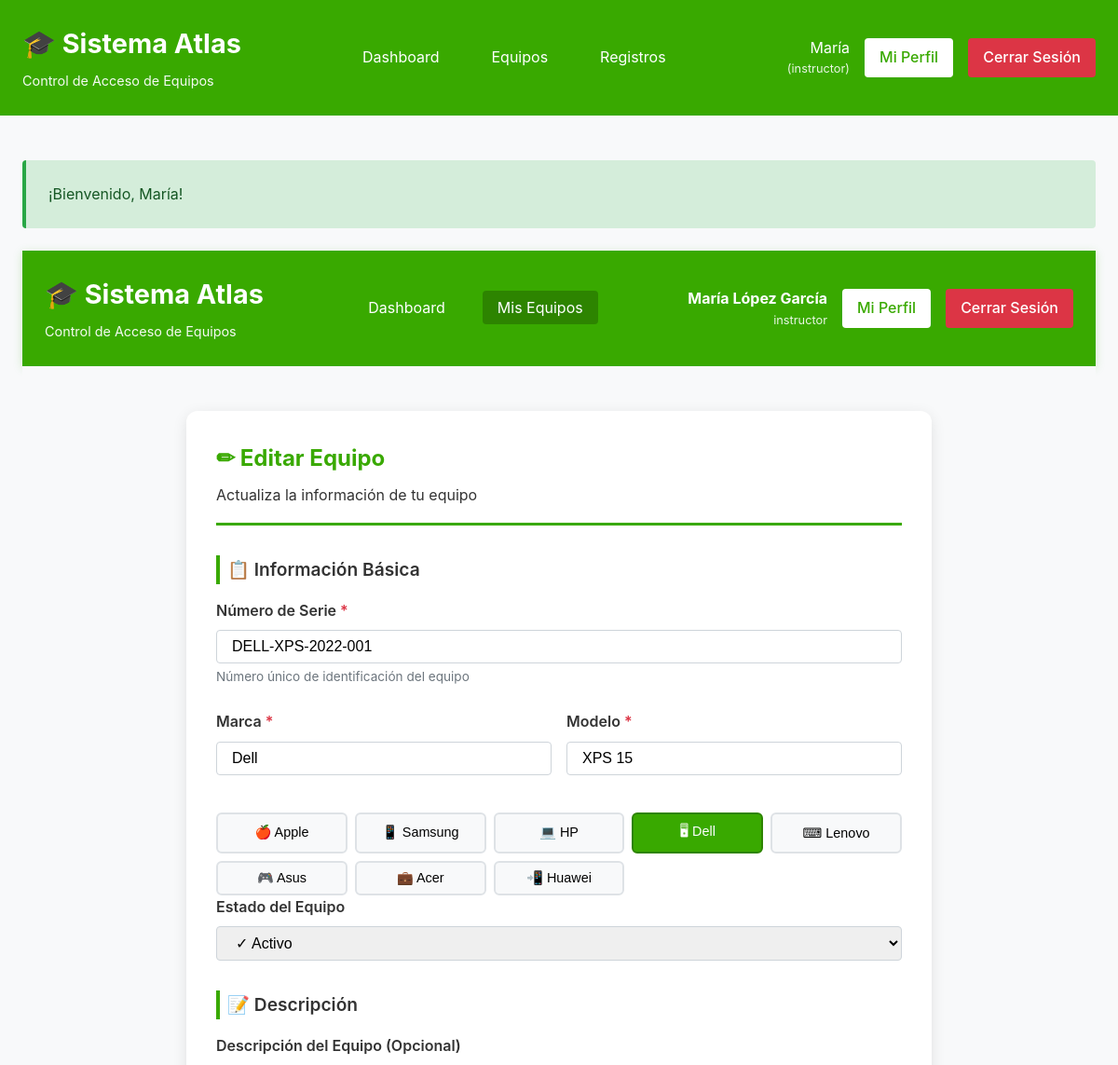
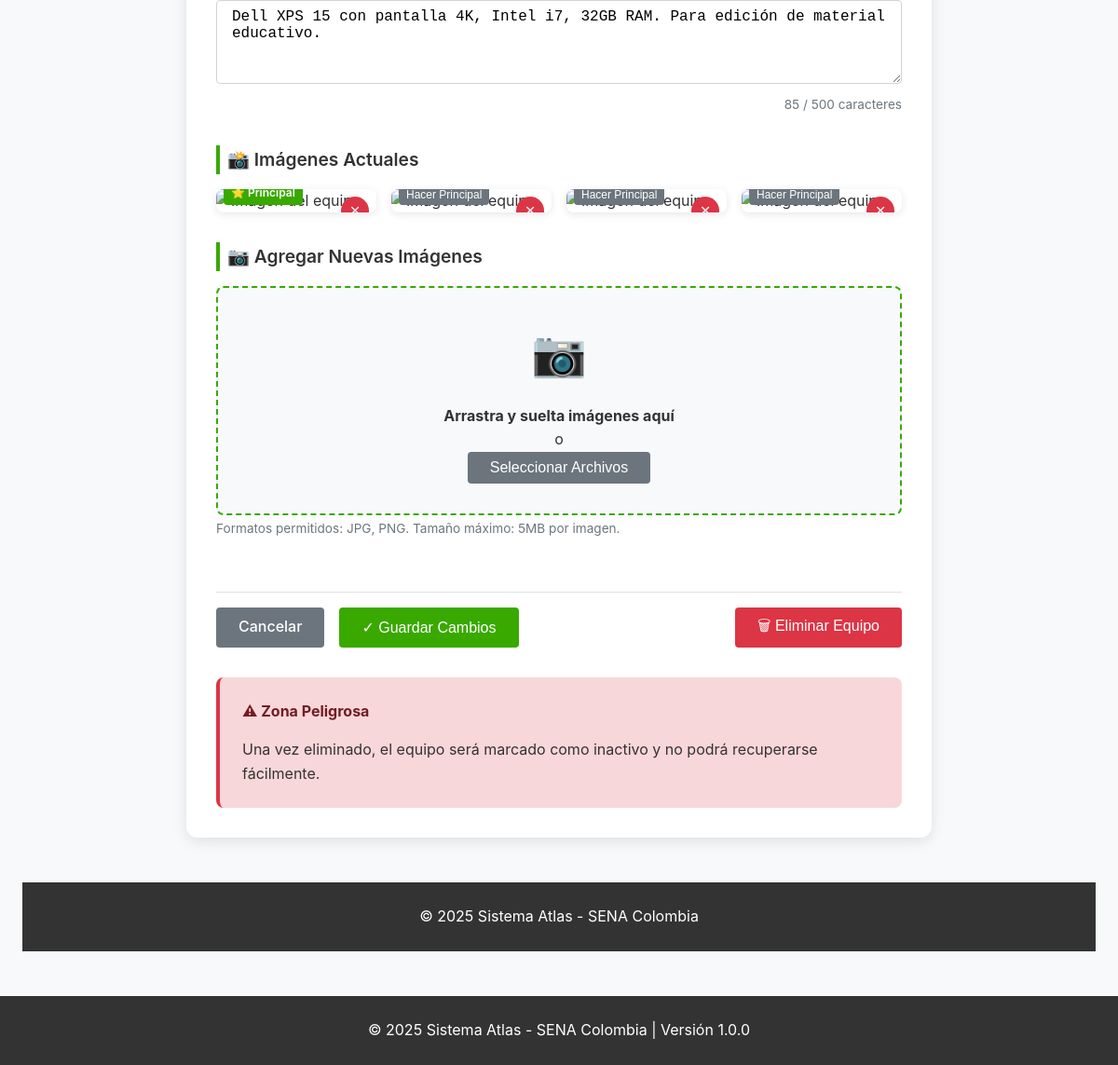
/equipos/4/editar (signed in), run on the app's committed database (2 pictures, top to bottom).
### tables this page shows
CREATE TABLE IF NOT EXISTS `equipos` (
  `id_equipo` INT UNSIGNED NOT NULL AUTO_INCREMENT,
  `id_usuario` INT UNSIGNED NOT NULL,
  `numero_serie` VARCHAR(100) NOT NULL UNIQUE,
  `marca` VARCHAR(100) NOT NULL,
  `modelo` VARCHAR(100) NOT NULL,
  `descripcion` TEXT DEFAULT NULL,
  `estado_equipo` ENUM('activo', 'inactivo', 'bloqueado', 'en_revision') NOT NULL DEFAULT 'activo',
  `created_at` TIMESTAMP NOT NULL DEFAULT CURRENT_TIMESTAMP,
  `updated_at` TIMESTAMP NOT NULL DEFAULT CURRENT_TIMESTAMP ON UPDATE CURRENT_TIMESTAMP,
  PRIMARY KEY (`id_equipo`),
  INDEX `idx_numero_serie` (`numero_serie`),
  INDEX `idx_estado_equipo` (`estado_equipo`),
  CONSTRAINT `fk_equipos_usuario` FOREIGN KEY (`id_usuario`) REFERENCES `usuarios` (`id_usuario`) ON DELETE RESTRICT ON UPDATE CASCADE
);

CREATE TABLE IF NOT EXISTS `imagenes_equipo` (
  `id_imagen` INT UNSIGNED NOT NULL AUTO_INCREMENT,
  `id_equipo` INT UNSIGNED NOT NULL,
  `ruta_imagen` VARCHAR(255) NOT NULL,
  `tipo_imagen` ENUM('principal', 'frontal', 'lateral', 'trasera', 'detalle') NOT NULL DEFAULT 'principal',
  `created_at` TIMESTAMP NOT NULL DEFAULT CURRENT_TIMESTAMP,
  PRIMARY KEY (`id_imagen`),
  INDEX `idx_equipo` (`id_equipo`),
  CONSTRAINT `fk_imagenes_equipo` FOREIGN KEY (`id_equipo`) REFERENCES `equipos` (`id_equipo`) ON DELETE CASCADE ON UPDATE CASCADE
);

### src/Views/equipos/edit.php (the view, shortened to what the rows shown need)
<!DOCTYPE html>
<html lang="es">
<head>
    <link rel="stylesheet" href="/assets/css/main.css">
</head>
<body>
    <header class="main-header">
        <div class="container header-content">
            <div class="logo">
                <h1>🎓 Sistema Atlas</h1>
                <span>Control de Acceso de Equipos</span>
            </div>
            <nav class="main-nav">
                <ul>
                    <li><a href="/dashboard">Dashboard</a></li>
                    <li><a href="/equipos" style="background-color: var(--sena-green-dark);">Mis Equipos</a></li>
                </ul>
            </nav>
            <div class="user-menu">
                <div class="user-name">
                    <strong><?= htmlspecialchars($user['nombres'] . ' ' . $user['apellidos']) ?></strong>
                    <small><?= htmlspecialchars($user['nombre_rol']) ?></small>
                </div>
                <a href="/perfil" class="btn-profile">Mi Perfil</a>
                <a href="/logout" class="btn-logout">Cerrar Sesión</a>
            </div>
        </div>
    </header>
    <main class="main-content">
        <div class="container">
            <div class="form-container">
                <div class="form-header">
                    <h2>✏ Editar Equipo</h2>
                    <p>Actualiza la información de tu equipo</p>
                </div>
                <form id="equipoForm" method="POST" action="/equipos/<?= $equipo['id_equipo'] ?>/editar" enctype="multipart/form-data">
                    <div class="form-section">
                        <h3 class="form-section-title">📋 Información Básica</h3>
                        <div class="form-group">
                            <label class="form-label required">Número de Serie</label>
                            <input
                                type="text"
                                id="numero_serie"
                                name="numero_serie"
                                class="form-control"
                                placeholder="Ej: ABC123456"
                                maxlength="100"
                                required
                                value="<?= htmlspecialchars($equipo['numero_serie']) ?>"
                            >
                            <div class="form-help">Número único de identificación del equipo</div>
                        </div>
                        <div class="form-row">
                            <div class="form-group">
                                <label class="form-label required">Marca</label>
                                <input
                                    type="text"
                                    id="marca"
                                    name="marca"
                                    class="form-control"
                                    placeholder="Ej: Apple, Samsung, HP..."
                                    maxlength="100"
                                    required
                                    value="<?= htmlspecialchars($equipo['marca']) ?>"
                                >
                            </div>
                            <div class="form-group">
                                <label class="form-label required">Modelo</label>
                                <input
                                    type="text"
                                    id="modelo"
                                    name="modelo"
                                    class="form-control"
                                    placeholder="Ej: MacBook Pro 2023"
                                    maxlength="100"
                                    required
                                    value="<?= htmlspecialchars($equipo['modelo']) ?>"
                                >
                            </div>
                        </div>
                        <div class="marcas-comunes">
                            <button type="button" class="marca-btn" data-marca="Apple">🍎 Apple</button>
                            <button type="button" class="marca-btn" data-marca="Samsung">📱 Samsung</button>
                            <button type="button" class="marca-btn" data-marca="HP">💻 HP</button>
                            <button type="button" class="marca-btn" data-marca="Dell">🖥 Dell</button>
                            <button type="button" class="marca-btn" data-marca="Lenovo">⌨ Lenovo</button>
                            <button type="button" class="marca-btn" data-marca="Asus">🎮 Asus</button>
                            <button type="button" class="marca-btn" data-marca="Acer">💼 Acer</button>
                            <button type="button" class="marca-btn" data-marca="Huawei">📲 Huawei</button>
                        </div>
                        <div class="form-group">
                            <label class="form-label">Estado del Equipo</label>
                            <select name="estado_equipo" class="form-control">
                                <option value="activo" <?= $equipo['estado_equipo'] === 'activo' ? 'selected' : '' ?>>✓ Activo</option>
                            </select>
                        </div>
                    </div>
                    <div class="form-section">
                        <h3 class="form-section-title">📝 Descripción</h3>
                        <div class="form-group">
                            <label class="form-label">Descripción del Equipo (Opcional)</label>
                            <textarea
                                id="descripcion"
                                name="descripcion"
                                class="form-control"
                                rows="4"
                                maxlength="500"
                                placeholder="Descripción detallada del equipo, características especiales, etc."
                            ><?= htmlspecialchars($equipo['descripcion'] ?? '') ?></textarea>
                            <div class="char-counter">
                                <span id="char-count"><?= strlen($equipo['descripcion'] ?? '') ?></span> / 500 caracteres
                            </div>
                        </div>
                    </div>
                    <?php if (!empty($imagenes)): ?>
                    <div class="form-section">
                        <h3 class="form-section-title">📸 Imágenes Actuales</h3>
                        <div class="existing-images">
                            <?php foreach ($imagenes as $imagen): ?>
                                <div class="existing-image" data-image-id="<?= $imagen['id_imagen'] ?>">
                                    <button type="button" class="image-remove" onclick="removeExistingImage(<?= $imagen['id_imagen'] ?>)">×</button>
                                    <?php if ($imagen['tipo_imagen'] === 'principal'): ?>
                                        <span class="image-principal-badge">⭐ Principal</span>
                                    <?php else: ?>
                                        <button type="button" class="set-principal-btn" onclick="setPrincipalImage(<?= $imagen['id_imagen'] ?>)">
                                            Hacer Principal
                                        </button>
                                    <?php endif; ?>
                                </div>
                            <?php endforeach; ?>
                        </div>
                    </div>
                    <?php endif; ?>
                    <div class="form-section">
                        <h3 class="form-section-title">📷 Agregar Nuevas Imágenes</h3>
                        <div class="form-group">
                            <div class="file-upload-area" id="uploadArea">
                                <div class="upload-icon">📷</div>
                                <p><strong>Arrastra y suelta imágenes aquí</strong></p>
                                <p>o</p>
                                <button type="button" class="btn btn-secondary" onclick="document.getElementById('imagenes').click()">
                                    Seleccionar Archivos
                                </button>
                            </div>
                            <div class="form-help">
                                Formatos permitidos: JPG, PNG. Tamaño máximo: 5MB por imagen.
                            </div>
                        </div>
                    </div>
                    <div class="btn-group">
                        <div class="btn-group-left">
                            <a href="/equipos/<?= $equipo['id_equipo'] ?>" class="btn btn-secondary">Cancelar</a>
                            <button type="submit" class="btn btn-primary">
                                ✓ Guardar Cambios
                            </button>
                        </div>
                        <button type="button" class="btn btn-danger" onclick="confirmDelete()">
                            🗑 Eliminar Equipo
                        </button>
                    </div>
                </form>
                <div class="delete-section">
                    <h4>⚠ Zona Peligrosa</h4>
                    <p>Una vez eliminado, el equipo será marcado como inactivo y no podrá recuperarse fácilmente.</p>
                </div>
            </div>
        </div>
    </main>
    <footer class="main-footer">
        <div class="container">
            <p>&copy; <?= date('Y') ?> Sistema Atlas - SENA Colombia</p>
        </div>
    </footer>
</body>
</html>

### src/Core/Router.php (shortened to what the rows shown need)
<?php
class Router
{
    private array $routes = [];
    private string $currentRoute = '';
    private string $method = '';
    public function __construct()
    {
        $this->currentRoute = $this->getCurrentRoute();
        $this->method = $_SERVER['REQUEST_METHOD'];
    }
    private function getCurrentRoute(): string
    {
        $uri = $_SERVER['REQUEST_URI'] ?? '/';
        return '/' . trim($uri, '/');
    }
    private function addRoute(string $method, string $route, $action): void
    {
        $route = '/' . trim($route, '/');
        $this->routes[] = [
            'method' => $method,
            'route' => $route,
            'action' => $action
        ];
    }
    public function run(): void
    {
        foreach ($this->routes as $route) {
            $pattern = preg_replace('/\{([a-zA-Z0-9_]+)\}/', '([a-zA-Z0-9_-]+)', $route['route']);
            $pattern = '#^' . $pattern . '$#';
            if ($route['method'] === $this->method && preg_match($pattern, $this->currentRoute, $matches)) {
                array_shift($matches);
                $this->executeAction($route['action'], $matches);
                return;
            }
        }
    }
    private function executeAction($action, array $params = []): void
    {
        if (is_callable($action)) {
            call_user_func_array($action, $params);
        } elseif (is_string($action)) {
            $parts = explode('@', $action);
            $method = $parts[1];
            $controllerInstance = new $controller();
            call_user_func_array([$controllerInstance, $method], $params);
        }
    }
}

### data on the page
equipos: numero_serie "DELL-XPS-2022-001", marca "Dell", modelo "XPS 15", estado_equipo "✓ Activo", descripcion "Dell XPS 15 con pantalla 4K, Intel i7, 32GB RAM. Para edición de material educativo.", descripcion "85"
imagenes_equipo: tipo_imagen "⭐ Principal"
